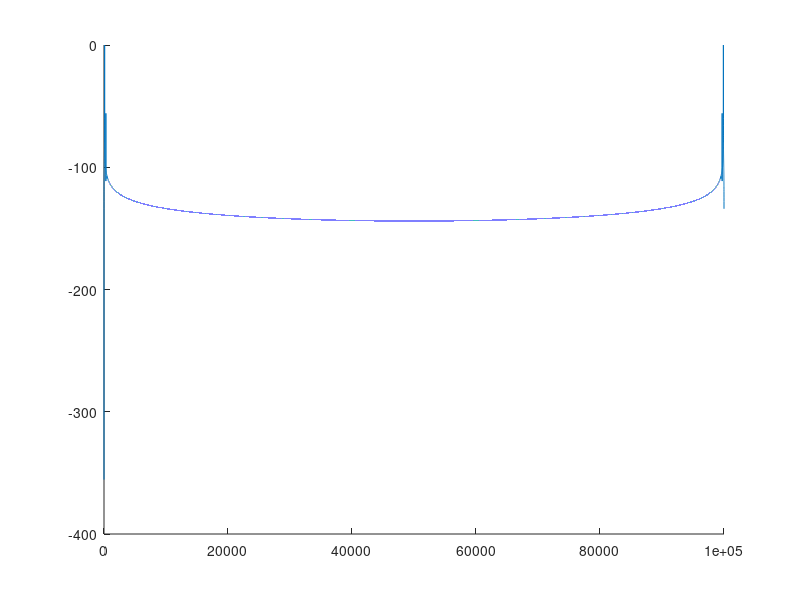

This figure's MATLAB source: (Note: this script raises an error after producing the figure.)
x = linspace(0, 200*pi, 100000);
y = sin(x);
a = pi/2;
g = 64;

H = zeros(g, 1); %stores the max harmonic that's 60dB below fund
for n = 1:g

A = a * n / g * 8; % from pi/32 to 4pi
Y = abs(fft(sin(A * y)));
[m, fund] = max(Y);
fund = 101; %100 + 1 due to MATLAB indexing
Y = 20 * log10 (Y / Y(101));
hold on;
plot(Y);

count = 0;

for i = 2:350
k = (fund-1) * i + 1;

h = Y(k);

if h > -40.2
    count = count + 1;
    H(n) = i;
end

end

"count A=" + string(A) + " : " + string(count)

    
end

ax = figure();
n = 1:g;
H = 1 ./ H;
stem(n/64 * 8 * pi/2, H, '.');
hold on;
xlabel("g");
ylabel("h_f^{-1}");
title("Final harmonic above -40 dB as a function of gain");
set(gca, 'XTick', 0:pi:4*pi);
set(gca, 'XTickLabel', {'0','\pi','2\pi','3\pi','4\pi'});
set(gcf, 'Position', [100,100,450,350]);

myfit = fittype('a + b^n',...
'dependent',{'y'},'independent',{'n'},...
'coefficients',{'a','b'});
%fit(n',H,myfit)
%plot( n,   0.01197  + 0.2208 .^ n );